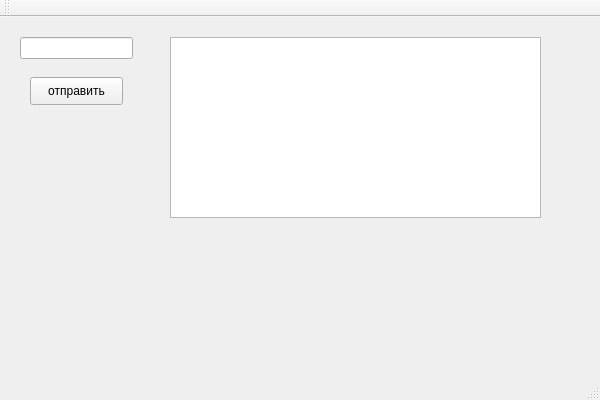
<?xml version="1.0" encoding="UTF-8"?>
<ui version="4.0">
 <class>QtParcerClass</class>
 <widget class="QMainWindow" name="QtParcerClass">
  <property name="geometry">
   <rect>
    <x>0</x>
    <y>0</y>
    <width>600</width>
    <height>400</height>
   </rect>
  </property>
  <property name="windowTitle">
   <string>QtParcer</string>
  </property>
  <widget class="QWidget" name="centralWidget">
   <widget class="QLineEdit" name="lineEdit">
    <property name="geometry">
     <rect>
      <x>20</x>
      <y>20</y>
      <width>113</width>
      <height>22</height>
     </rect>
    </property>
   </widget>
   <widget class="QTextEdit" name="textEdit">
    <property name="geometry">
     <rect>
      <x>170</x>
      <y>20</y>
      <width>371</width>
      <height>181</height>
     </rect>
    </property>
   </widget>
   <widget class="QPushButton" name="pushButton">
    <property name="geometry">
     <rect>
      <x>30</x>
      <y>60</y>
      <width>93</width>
      <height>28</height>
     </rect>
    </property>
    <property name="text">
     <string>отправить</string>
    </property>
   </widget>
  </widget>
  <widget class="QMenuBar" name="menuBar">
   <property name="geometry">
    <rect>
     <x>0</x>
     <y>0</y>
     <width>600</width>
     <height>26</height>
    </rect>
   </property>
  </widget>
  <widget class="QToolBar" name="mainToolBar">
   <attribute name="toolBarArea">
    <enum>TopToolBarArea</enum>
   </attribute>
   <attribute name="toolBarBreak">
    <bool>false</bool>
   </attribute>
  </widget>
  <widget class="QStatusBar" name="statusBar"/>
 </widget>
 <layoutdefault spacing="6" margin="11"/>
 <resources>
  <include location="QtParcer.qrc"/>
 </resources>
 <connections/>
</ui>
